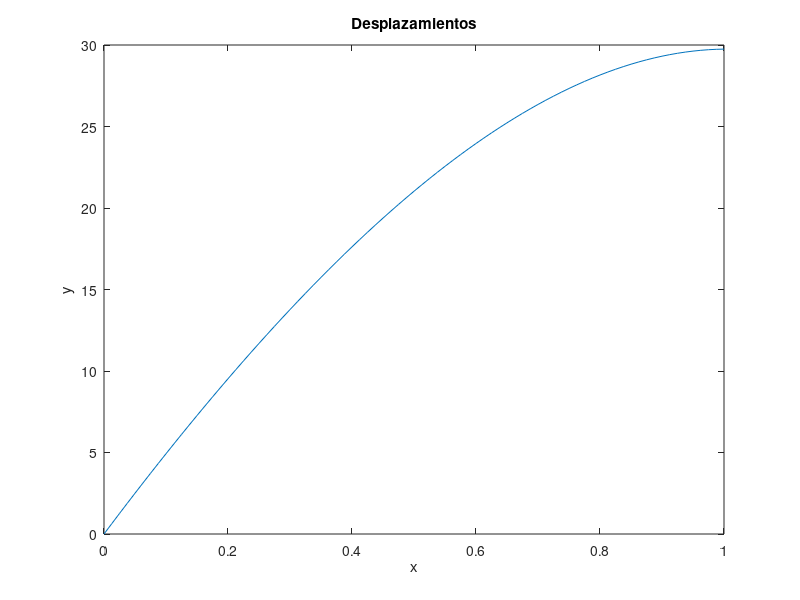

The MATLAB script that drew this image: (Note: this script raises an error after producing the figure.)
L = 1;
Ne = 80;
bx = 1;
t = 1;
D = 1;

x = linspace(0, L, Ne+1);
Nn = length(x);
h = L/Ne;

K = zeros(Nn);
f = zeros(Nn, 1);

Kelem = D*[1/h -1/h; -1/h 1/h];
for i = 1 : Nn - 1
    K(i:i+1,i:i+1) = K(i:i+1,i:i+1) + Kelem * (-exp(-x(i+1)) + exp(-x(i)));
end

for l = 2 : Nn-1
    %fun = eval(strcat('@(x,y) (',al,'+',bl,'*x+',cl,'*y).*(',am,'+',bm,'*x+',cm,'*y)'));
    Nj = eval(strcat('@(x) (x-', num2str(x(l-1)), ')/(', num2str(h), ') .* exp(-x)'));
    Ni = eval(strcat('@(x) (', num2str(x(l+1)), '-x)/(', num2str(h), ') .* exp(-x)'));
    f(l) = f(l) + bx * quad(Nj, x(l-1), x(l));
    f(l) = f(l) + bx * quad(Ni, x(l), x(l+1));
end

Nj = eval(strcat('@(x) (x-', num2str(x(Nn-1)), ')/(', num2str(h), ') .* exp(-x)'));
f(Nn) = f(Nn) + bx * quad(Nj, x(Nn-1), x(Nn));

K(1,:) = zeros(1, Nn);
K(1,1) = 1;
f(1) = 0;

f(Nn) = f(Nn) + t * quad(Nj, x(Nn-1), x(Nn));

u = K \ f;

plot(x,u);
xlabel('x');
ylabel('y');
title('Desplazamientos');

figure;
t = zeros(Nn,1);
t(1) = dot(TT([0,1,2,3,4], 1), u(1:5))/h;
t(2) = dot(TT([0,1,2,3,4], 1), u(2:6))/h;
coef = TT([-2,-1, 0, 1,2], 1);
for i = 3 : Nn - 2
    t(i) = dot(coef, u(i-2:i+2))/h;
end
t(Nn-1) = dot(TT([-4, -3, -2,-1,0], 1), u(Nn-5:Nn-1))/h;
t(Nn) = dot(TT([-4, -3, -2,-1,0], 1), u(Nn-4:Nn))/h;

plot(x,t);
xlabel('x');
ylabel('y');
title('Tensiones');












